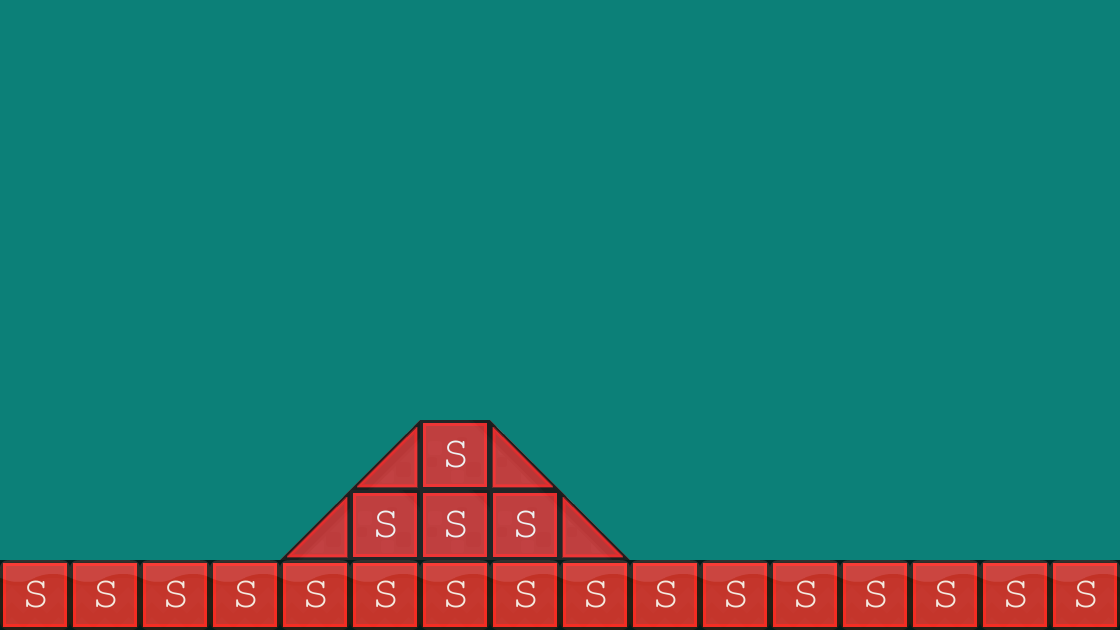

This game map was drawn from its Tiled (.tmx) file and the tilesets committed beside it. A one-line description and the trimmed map source follow:
An orthogonal 16x9 tile map with 70x70 px tiles, 2 tile layers (Tile Layer 1, collision), 2 tilesets.

<map version="1.0" orientation="orthogonal" renderorder="right-down" width="16" height="9" tilewidth="70" tileheight="70" backgroundcolor="#0c8078">
 <tileset firstgid="1" name="background-tiles" tilewidth="70" tileheight="70">
  <image source="../img/background-tiles.png" width="910" height="910" />
 </tileset>
 <tileset firstgid="170" name="meta-tiles" tilewidth="70" tileheight="70">
  <image source="../img/meta-tiles.png" width="350" height="70" />
  <tile id="1">
   <properties>
    <property name="type" value="solid" />
   </properties>
  </tile>
  <tile id="3">
   <properties>
    <property name="type" value="solid" />
   </properties>
  </tile>
  <tile id="4">
   <properties>
    <property name="type" value="solid" />
   </properties>
  </tile>
 </tileset>
 <layer name="Tile Layer 1" width="16" height="9">
  <data>[144 cells, 24 non-empty, 4 distinct tile ids]</data>
 </layer>
 <layer name="collision" width="16" height="9" opacity="0.8">
  <data>[144 cells, 24 non-empty, 3 distinct tile ids]</data>
 </layer>
</map>
